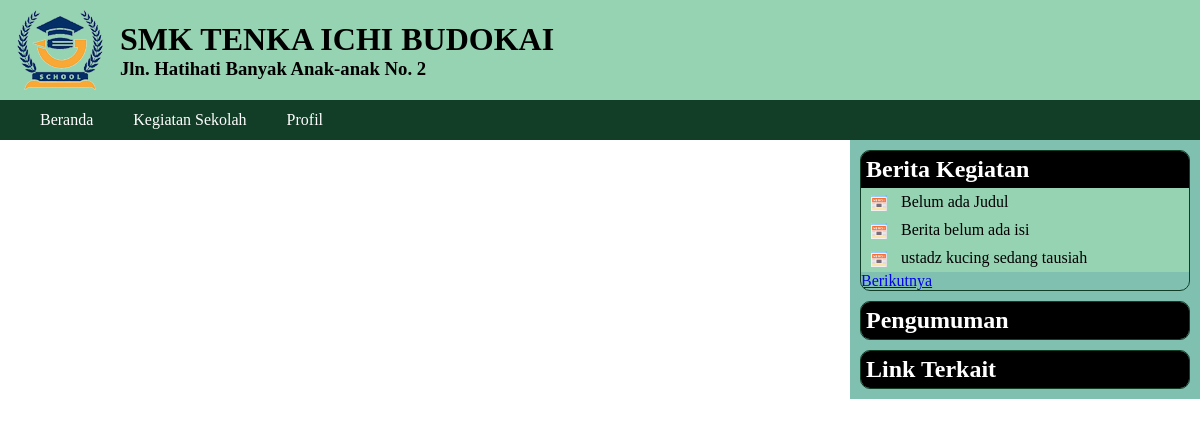
The app's page /kegiatan.php, older data.
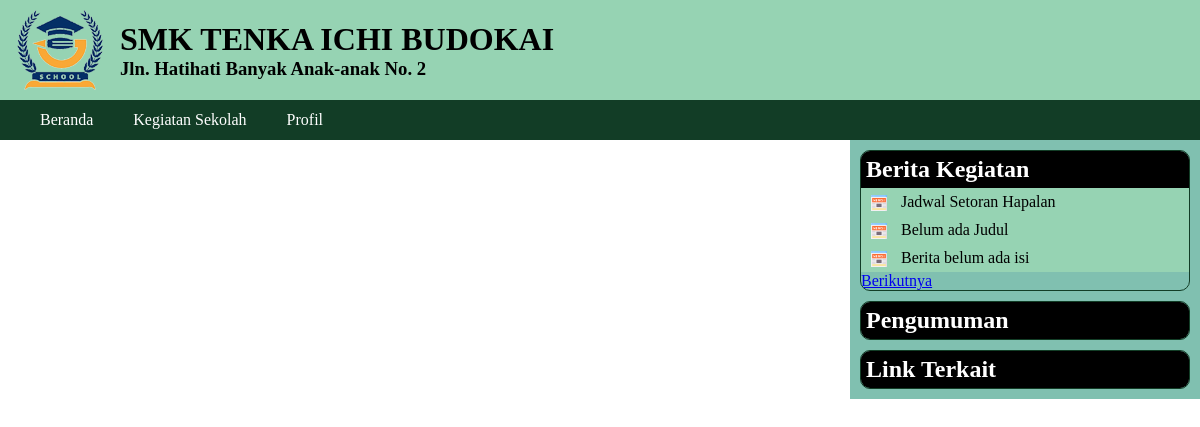
The same page, newer data.
### tables this page shows
CREATE TABLE `kegiatan` (
  `ID_kegiatan` int(10) NOT NULL,
  `judul_kegiatan` varchar(200) NOT NULL,
  `artikel_kegiatan` text NOT NULL,
  `tgl_upload` datetime NOT NULL,
  `ID_admin` int(2) NOT NULL
);

### admin/functions.php (called while the page is built, shortened)
<?php
function get_data( $sql ) {
    global $koneksi;
    $hasil = array();
    $query = mysqli_query($koneksi, $sql);
    if (mysqli_num_rows($query) == 0) {
        return $hasil;
    }
    else
    {
        while( $row = mysqli_fetch_assoc($query)){
            $hasil[] = $row;
        }
        return $hasil;
    }
}

### kegiatan.php (the view, shortened to what this page needs)
<?php
include "admin/config.php";
include "admin/functions.php";
$p = isset($_GET['p'])? $_GET['p'] : 1;
$limit = 3;
$start = ($p-1) * $limit;
$sql2 = " SELECT ID_kegiatan,
                 judul_kegiatan
          FROM kegiatan
          ORDER BY ID_kegiatan DESC
          LIMIT $start, $limit ";
$hasil2 = get_data($sql2);
include "header.php";
?>
<main>
<section>
</section>
<aside>
 <div class='widget'>
   <h2>Berita Kegiatan</h2>
   <ul class='daftar_link'>
<?php
for($i=0; $i<count($hasil2); $i++) {
    $id_kegiatan = $hasil2[$i]["ID_kegiatan"];
    $judul = $hasil2[$i]["judul_kegiatan"];
    echo "<li>
    <a href='kegiatan.php?id=$id_kegiatan'>
    $judul</a></li> ";
}
?>
   </ul>
<?php
$next_p = $p + 1;
echo "<a href='kegiatan.php?p=$next_p'>
      Berikutnya </a>";
?>
 </div>
 <div class='widget'>
  <h2>Pengumuman</h2>
 </div>
 <div class='widget'>
  <h2>Link Terkait</h2>
 </div>
</aside>
</main>
</body>
</html>

### header.php (shortened to what this page needs)
<!DOCTYPE html>
<html lang="en">
<head>
    <link rel="stylesheet" href="style.css">
</head>
<body>
<header>
    <div><img src="images/logo.png"></div>
    <div>
        <h1>SMK TENKA ICHI BUDOKAI</h1>
        <h3>Jln. Hatihati Banyak Anak-anak No. 2</h3>
        </div>
    <div></div>
</header>
<nav>
 <ul>
    <li><a href="index.php">Beranda</a></li>
    <li><a href="kegiatan.php">Kegiatan Sekolah</a></li>
    <li><a href="profil.php">Profil</a></li>
 </ul>
</nav>

### style.css (style rules this page uses)
* { margin:0; padding:0; }
header { background-color: #96d3b3; height: 100px; display: flex; }
header div:nth-child(1) { width: 120px; display: flex; justify-content: center; align-items: center; }
header div:nth-child(2) { display: flex; flex-direction: column; justify-content: center; }
header div:nth-child(3) { flex: 1; }
nav { background-color: #123d26; height: 40px; }
nav ul { list-style-type: none; display: flex; }
nav ul li { margin-left: 40px; height: 40px; display: flex; align-items: center; }
nav ul li a { color: white; text-decoration: none; font-family: "trebuchet ms"; }
main { display: flex; justify-content: space-between; }
main section { padding: 1rem; text-align: justify; }
aside { width: 350px; background:#80c0b0; height: 100%; }
.widget { margin: 10px; border-radius: 10px; border:1px solid #123d26; overflow: hidden; }
.widget h2 { background:black; color:white; padding:5px; font-family:Tahoma; }
.daftar_link { list-style: none; }
.daftar_link li { background:#96d3b3; }
.daftar_link li::before { content: ''; display: inline-block; height: 16px; width: 16px; background-size: cover; background-image: url('images/icon-news.png'); background-repeat: no-repeat; margin-left: 10px; background-position: center center; vertical-align: middle; }
.daftar_link li a { display:inline-block; padding:5px 10px; text-decoration: none; color:black; }

Row changes from the older to the newer data that the page shows:
no longer on this page (row unchanged): kegiatan: judul_kegiatan "ustadz kucing sedang tausiah"
added kegiatan: judul_kegiatan "Jadwal Setoran Hapalan"
